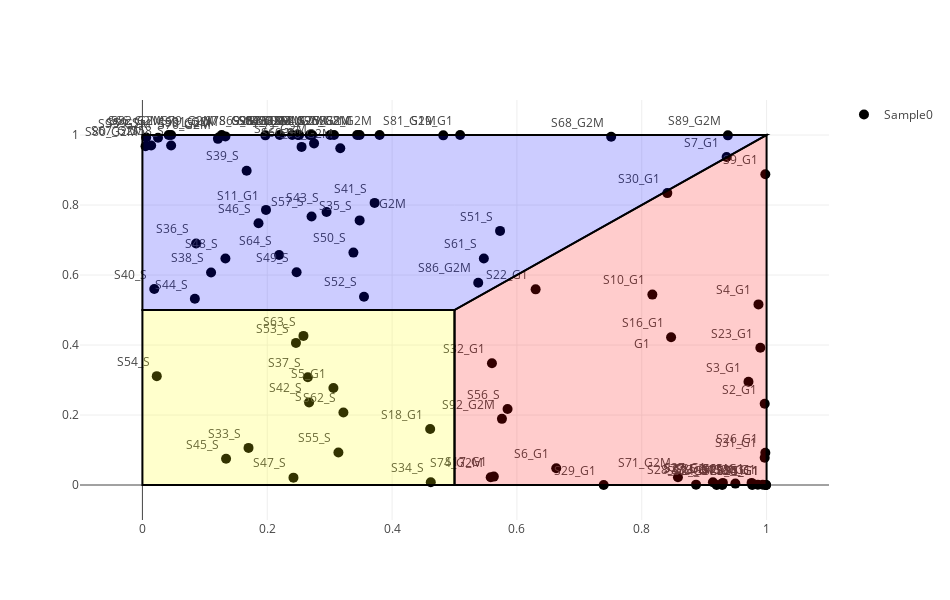

Notebook source saved alongside this figure:
### Code cell
sample1_g1 = [EMATB6142_prediction_table.iloc[i, 0] for i in range (0,96)]
sample1_s = [EMATB6142_prediction_table.iloc[i, 2] for i in range (0,96)]
sample1_g2m = [EMATB6142_prediction_table.iloc[i, 1] for i in range (0,96)]
helper.plot_prediction(sample1_g1, sample1_s, sample1_g2m, t="scatter", xaxis=EMATB6142_prediction_table.index.tolist(), xaxislbl="", samples=list(EMATB6142_prediction_table.index))

### Figure 1 — Plotly figure (JSON) as saved in the notebook; plotly's stock layout.template omitted (floating-point values rounded to 4 significant figures)
{"data": [{"marker": {"color": "black", "size": 10, "symbol": "circle"}, "mode": "markers+text", "name": "Sample0", "text": ["S1_G1", "S2_G1", "S3_G1", "S4_G1", "S5_G1", "S6_G1", "S7_G1", "S8_G1", "S9_G1", "S10_G1", "S11_G1", "S12_G1", "S13_G1", "S14_G1", "S15_G1", "S16_G1", "S17_G1", "S18_G1", "S19_G1", "S20_G1", "S21_G1", "S22_G1", "S23_G1", "S24_G1", "S25_G1", "S26_G1", "S27_G1", "S28_G1", "S29_G1", "S30_G1", "S31_G1", "S32_G1", "S33_S", "S34_S", "S35_S", "S36_S", "S37_S", "S38_S", "S39_S", "S40_S", "S41_S", "S42_S", "S43_S", "S44_S", "S45_S", "S46_S", "S47_S", "S48_S", "S49_S", "S50_S", "S51_S", "S52_S", "S53_S", "S54_S", "S55_S", "S56_S", "S57_S", "S58_S", "S59_S", "S60_S", "S61_S", "S62_S", "S63_S", "S64_S", "S65_G2M", "S66_G2M", "S67_G2M", "S68_G2M", "S69_G2M", "S70_G2M", "S71_G2M", "S72_G2M", "S73_G2M", "S74_G2M", "S75_G2M", "S76_G2M", "S77_G2M", "S78_G2M", "S79_G2M", "S80_G2M", "S81_G2M", "S82_G2M", "S83_G2M", "S84_G2M", "S85_G2M", "S86_G2M", "S87_G2M", "S88_G2M", "S89_G2M", "S90_G2M", "S91_G2M", "S92_G2M", "S93_G2M", "S94_G2M", "S95_G2M", "S96_G2M"], "textfont": {"size": 12}, "textposition": "top left", "type": "scatter", "x": [0.999, 0.997, 0.971, 0.987, 0.306, 0.663, 0.936, 0.986, 0.998, 0.817, 0.198, 0.92, 0.928, 0.999, 0.976, 0.847, 0.563, 0.461, 0.509, 0.977, 0.994, 0.63, 0.99, 0.929, 0.999, 0.998, 0.914, 0.887, 0.739, 0.841, 0.997, 0.56, 0.17, 0.462, 0.348, 0.086, 0.265, 0.11, 0.167, 0.019, 0.372, 0.267, 0.295, 0.084, 0.134, 0.186, 0.242, 0.133, 0.247, 0.338, 0.573, 0.355, 0.246, 0.023, 0.314, 0.585, 0.271, 0.046, 0.006, 0.255, 0.547, 0.322, 0.258, 0.219, 0.268, 0.042, 0.014, 0.751, 0.22, 0.317, 0.858, 0.275, 0.301, 0.558, 0.348, 0.121, 0.93, 0.197, 0.127, 0.005, 0.482, 0.046, 0.272, 0.249, 0.95, 0.538, 0.251, 0.38, 0.938, 0.122, 0.133, 0.576, 0.025, 0.307, 0.24, 0.344], "y": [0, 0.232, 0.295, 0.516, 0.277, 0.048, 0.937, 0.001, 0.888, 0.544, 0.786, 0, 0.002, 0, 0.006, 0.422, 0.024, 0.16, 1, 0, 0.001, 0.559, 0.392, 0, 0, 0.092, 0.008, 0.001, 0, 0.834, 0.078, 0.348, 0.106, 0.008, 0.756, 0.69, 0.308, 0.607, 0.898, 0.56, 0.806, 0.236, 0.78, 0.532, 0.075, 0.748, 0.021, 0.647, 0.608, 0.664, 0.726, 0.538, 0.406, 0.311, 0.093, 0.217, 0.767, 0.97, 0.993, 0.966, 0.647, 0.207, 0.426, 0.657, 1, 1, 0.97, 0.995, 1, 0.962, 0.022, 0.976, 1, 0.022, 1, 0.989, 0.006, 0.999, 1, 0.968, 0.999, 1, 1, 1, 0.004, 0.578, 1, 1, 0.999, 0.993, 0.996, 0.189, 0.992, 1, 1, 1]}, {"hoverinfo": "none", "mode": "text", "showlegend": false, "text": ["G1", "G2M", "S"], "type": "scatter", "x": [0.8, 0.4, 0.25], "y": [0.4, 0.8, 0.25]}], "layout": {"height": 600, "shapes": [{"fillcolor": "rgba(255,0,0,0.2)", "path": " M 0.5,0 L1,0 L1,1 L0.5,0.5 Z", "type": "path"}, {"fillcolor": "rgba(255,255,0,0.2)", "path": " M 0,0 L0.5,0 L0.5,0.5 L0,0.5 Z", "type": "path"}, {"fillcolor": "rgba(0,0,255,0.2)", "path": " M 0,0.5 L0,1 L1,1 L0.5,0.5 Z", "type": "path"}], "title": "", "width": 950, "xaxis": {"range": [-0.1, 1.1], "type": "-"}, "yaxis": {"range": [-0.1, 1.1], "type": "-"}}}
